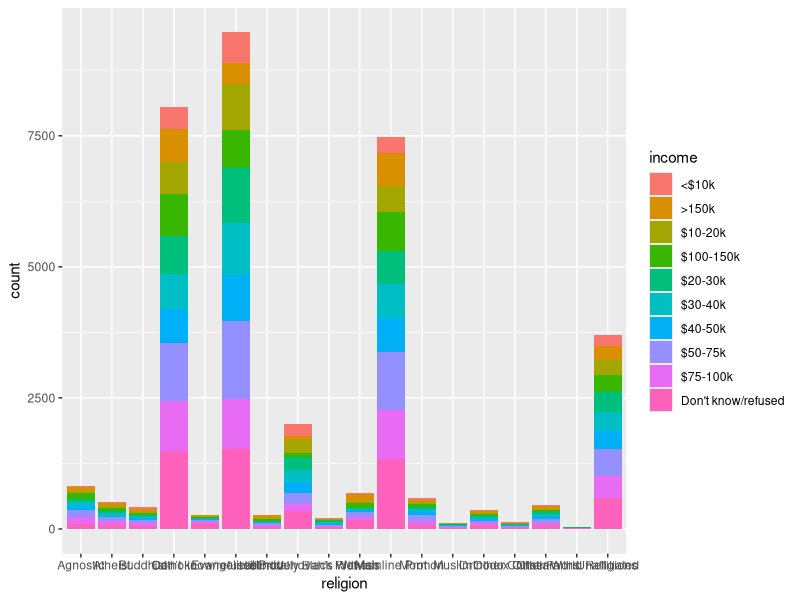
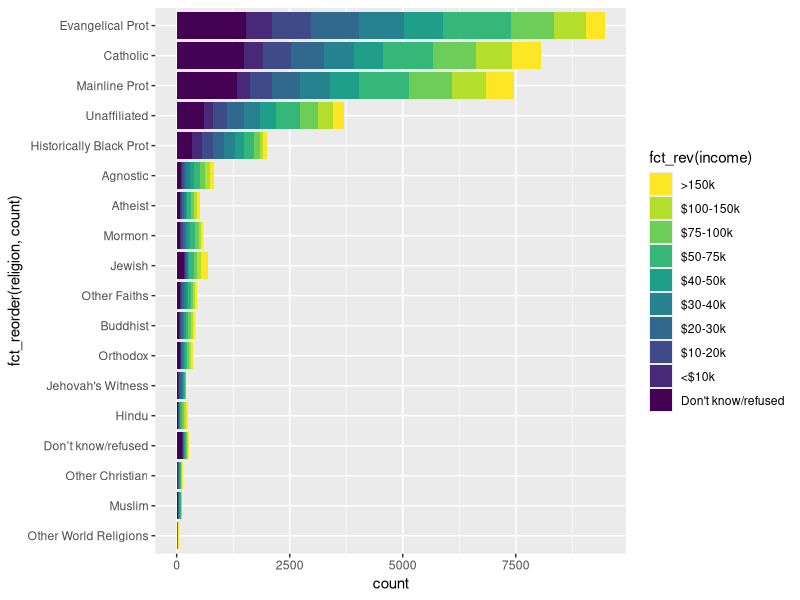
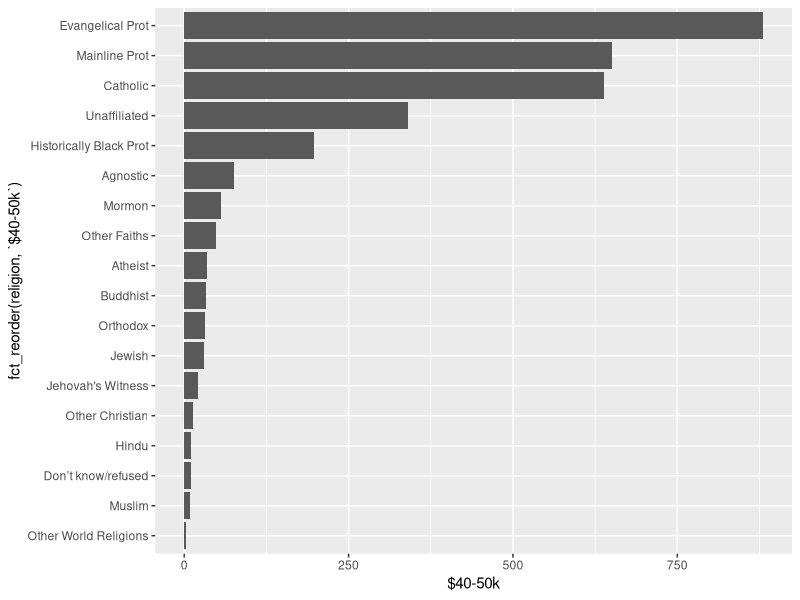
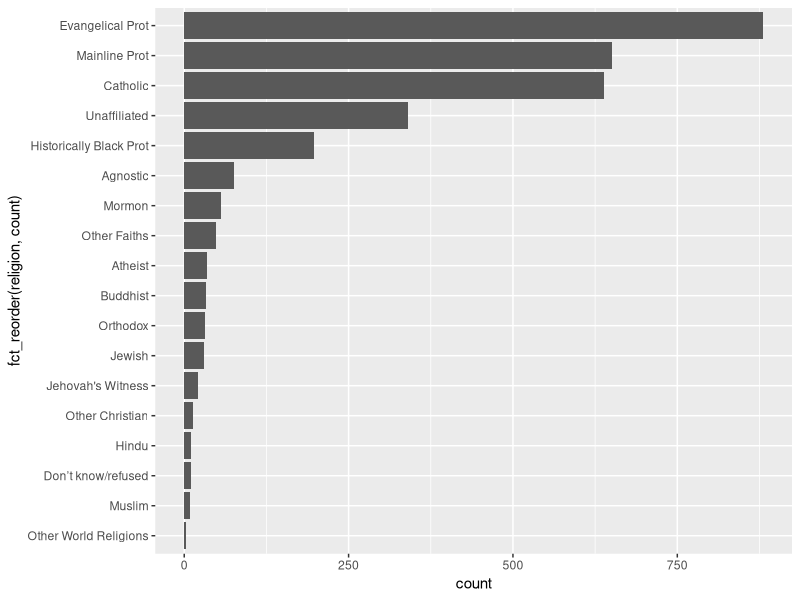
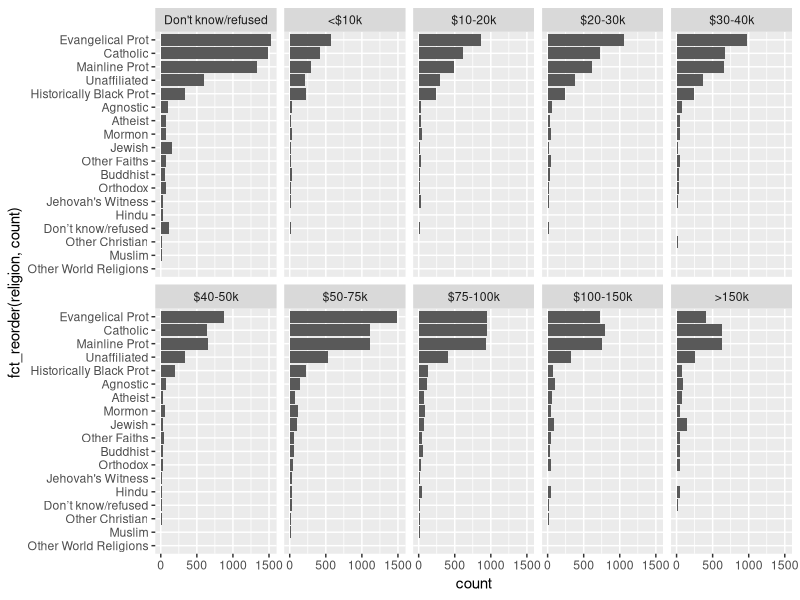
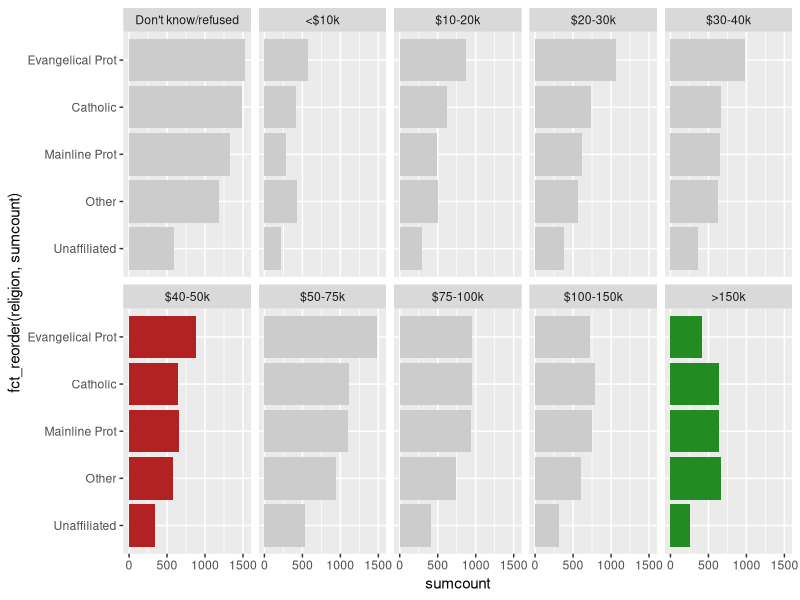

Here is the R script that generated these plots, in order:
## ---- chunk 1
#| warning: false
#| message: false
library(tidyverse)
## ---- chunk 2
data(relig_income)
data(fish_encounters)
## ---- chunk 3
relig_income
## ---- chunk 4
relig_income %>%
  pivot_longer(-religion, names_to = "income", values_to = "count")
## ---- chunk 5
fish_encounters
## ---- chunk 6
fish_encounters %>% 
  pivot_wider(names_from = station, values_from = seen)
## ---- chunk 7
#| code-fold: true

relig_income %>%
  pivot_longer(-religion, names_to = "income", values_to = "count") %>% 
  ggplot(aes(religion, count, fill = income)) +
  geom_col()
## ---- chunk 8
#| code-fold: true

inc_levels = c("Don't know/refused",
               "<$10k", "$10-20k", "$20-30k", "$30-40k",
               "$40-50k", "$50-75k", "$75-100k", "$100-150k",
               ">150k")

relig_income %>%
  pivot_longer(-religion, names_to = "income", values_to = "count") %>% 
  mutate(income = fct_relevel(income, inc_levels)) %>% 
  ggplot(aes(fct_reorder(religion, count), 
             count, fill = fct_rev(income))) +
  geom_col() +
  scale_fill_viridis_d(direction = -1) +
  coord_flip() 
## ---- chunk 9
#| code-fold: true

relig_income %>% 
  ggplot(aes(fct_reorder(religion, `$40-50k`), `$40-50k`)) +
  geom_col() + 
  coord_flip()
## ---- chunk 10
#| code-fold: true

relig_income %>%
  pivot_longer(-religion, names_to = "income", values_to = "count") %>% 
  filter(income == "$40-50k") %>% 
  ggplot(aes(fct_reorder(religion, count), count)) +
  geom_col() +
  coord_flip() 
## ---- chunk 11
#| code-fold: true
#| fig-height: 9
#| fig-width: 10
#| warning: false

relig_income %>%
  pivot_longer(-religion, names_to = "income", values_to = "count") %>% 
  mutate(income = fct_relevel(income, inc_levels)) %>% 
  ggplot(aes(fct_reorder(religion, count), 
             count)) +
  geom_col(show.legend = FALSE) +
  coord_flip() +
  facet_wrap(~ income, nrow = 2)
## ---- chunk 12
#| code-fold: true
#| fig-height: 4
#| fig-width: 10
#| warning: false


relig_income %>%
  pivot_longer(-religion, names_to = "income", values_to = "count") %>% 
  mutate(religion = fct_lump_n(religion, 4, w = count)) %>% 
  mutate(income = fct_relevel(income, inc_levels)) %>% 
  group_by(religion, income) %>%
  summarise(sumcount = sum(count)) %>% 
  ggplot(aes(fct_reorder(religion, sumcount), 
             sumcount)) + 
  geom_col(fill = "grey80", show.legend = FALSE) +
  geom_col(data = . %>% filter(income == "$40-50k"),
           fill = "firebrick") +
  geom_col(data = . %>% filter(income == ">150k"),
           fill = "forestgreen") +
  coord_flip() +
  facet_wrap(~ income, nrow = 2) 
